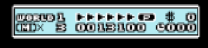

Tiled map render using the project's own tile images. Description and the whole map definition, tile-layer contents included, below:
An orthogonal 13x3 tile map with 16x16 px tiles, 1 tile layer (ShoeBox Tile Grab).

<map version="1.0" orientation="orthogonal" width="13" height="3" tilewidth="16" tileheight="16">
<tileset firstgid="1" name="ScoreBoard - Copy_bank.png" tilewidth="16" tileheight="16">
	<image source="ScoreBoard - Copy_bank.png" width="208" height="48" />
</tileset>
	<layer name="ShoeBox Tile Grab" width="13" height="3">
		<data>
			<tile gid="1" />
			<tile gid="2" />
			<tile gid="3" />
			<tile gid="4" />
			<tile gid="5" />
			<tile gid="6" />
			<tile gid="7" />
			<tile gid="8" />
			<tile gid="9" />
			<tile gid="10" />
			<tile gid="11" />
			<tile gid="12" />
			<tile gid="13" />
			<tile gid="14" />
			<tile gid="15" />
			<tile gid="16" />
			<tile gid="17" />
			<tile gid="18" />
			<tile gid="19" />
			<tile gid="20" />
			<tile gid="21" />
			<tile gid="22" />
			<tile gid="23" />
			<tile gid="24" />
			<tile gid="25" />
			<tile gid="26" />
			<tile gid="27" />
			<tile gid="28" />
			<tile gid="29" />
			<tile gid="30" />
			<tile gid="31" />
			<tile gid="32" />
			<tile gid="33" />
			<tile gid="34" />
			<tile gid="35" />
			<tile gid="36" />
			<tile gid="37" />
			<tile gid="38" />
			<tile gid="39" />
		</data>
	</layer>
</map>